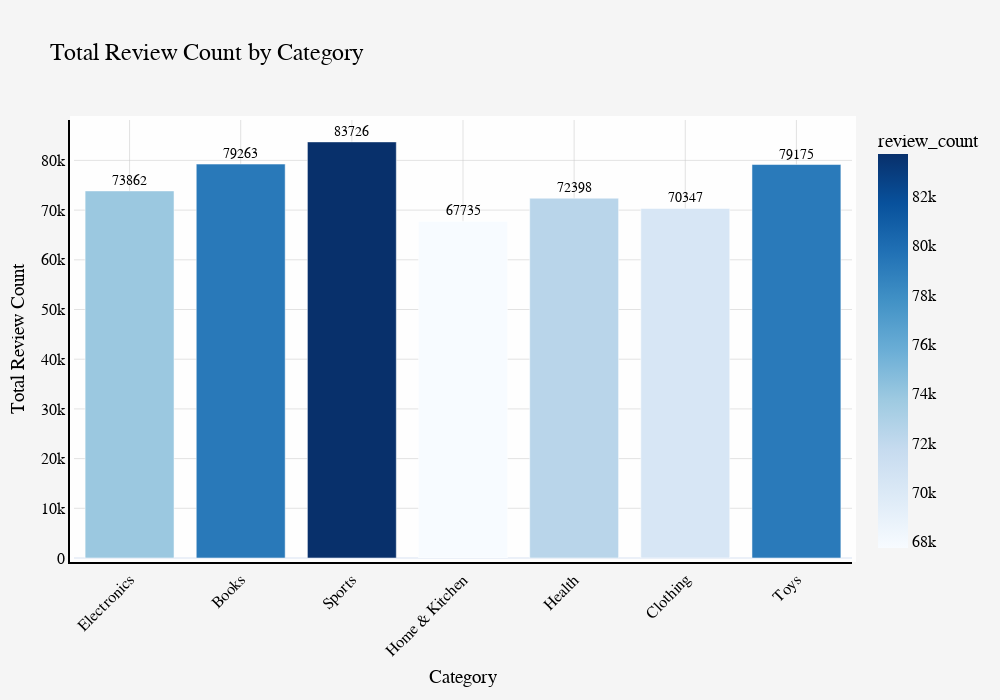

This figure's notebook cell:
### Markdown cell above
- Total Review Count by Category

### Code cell
fig = px.bar(category_reviews, x='category', y='review_count',
             title='Total Review Count by Category',
             color='review_count', color_continuous_scale='Blues', 
             text='review_count')
fig.update_layout(
    title_font_size=24,  
    xaxis_title="Category",
    yaxis_title="Total Review Count",
    xaxis_tickangle=-45,  
    template="plotly_white",  
    plot_bgcolor='rgba(255,255,255,0.9)',  
    paper_bgcolor='rgba(245,245,245,1)',  
    xaxis=dict(showgrid=True, gridcolor='rgba(200,200,200,0.5)', linecolor='black', linewidth=2),
    yaxis=dict(showgrid=True, gridcolor='rgba(200,200,200,0.5)', linecolor='black', linewidth=2),
    font=dict(family="Arial", size=16, color="black"),
    margin=dict(l=70, r=50, b=140, t=120, pad=4),  
    width=1000,  
    height=700   )
fig.update_traces(texttemplate='%{text:.0f}', textfont_size=14, textposition='outside')  
fig.show()

### Figure 1 — Plotly figure (JSON) as saved in the notebook; plotly's stock layout.template omitted (floating-point values rounded to 4 significant figures)
{"data": [{"alignmentgroup": "True", "hovertemplate": "category=%{x}<br>review_count=%{marker.color}<extra></extra>", "legendgroup": "", "marker": {"color": [73862, 79263, 83726, 67735, 72398, 70347, 79175], "coloraxis": "coloraxis", "pattern": {"shape": ""}}, "name": "", "offsetgroup": "", "orientation": "v", "showlegend": false, "text": [73862, 79263, 83726, 67735, 72398, 70347, 79175], "textfont": {"size": 14}, "textposition": "outside", "texttemplate": "%{text:.0f}", "type": "bar", "x": ["Electronics", "Books", "Sports", "Home & Kitchen", "Health", "Clothing", "Toys"], "xaxis": "x", "y": [73862, 79263, 83726, 67735, 72398, 70347, 79175], "yaxis": "y"}], "layout": {"barmode": "relative", "coloraxis": {"colorbar": {"title": {"text": "review_count"}}, "colorscale": [[0, "rgb(247,251,255)"], [0.125, "rgb(222,235,247)"], [0.25, "rgb(198,219,239)"], [0.375, "rgb(158,202,225)"], [0.5, "rgb(107,174,214)"], [0.625, "rgb(66,146,198)"], [0.75, "rgb(33,113,181)"], [0.875, "rgb(8,81,156)"], [1, "rgb(8,48,107)"]]}, "font": {"color": "black", "family": "Arial", "size": 16}, "height": 700, "legend": {"tracegroupgap": 0}, "margin": {"b": 140, "l": 70, "pad": 4, "r": 50, "t": 120}, "paper_bgcolor": "rgba(245,245,245,1)", "plot_bgcolor": "rgba(255,255,255,0.9)", "title": {"font": {"size": 24}, "text": "Total Review Count by Category"}, "width": 1000, "xaxis": {"anchor": "y", "domain": [0, 1], "gridcolor": "rgba(200,200,200,0.5)", "linecolor": "black", "linewidth": 2, "showgrid": true, "tickangle": -45, "title": {"text": "Category"}}, "yaxis": {"anchor": "x", "domain": [0, 1], "gridcolor": "rgba(200,200,200,0.5)", "linecolor": "black", "linewidth": 2, "showgrid": true, "title": {"text": "Total Review Count"}}}}
